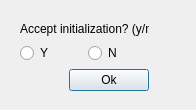
<?xml version="1.0" encoding="UTF-8"?>
<ui version="4.0">
 <class>Dialog</class>
 <widget class="QDialog" name="Dialog">
  <property name="geometry">
   <rect>
    <x>0</x>
    <y>0</y>
    <width>196</width>
    <height>110</height>
   </rect>
  </property>
  <property name="windowTitle">
   <string>Dialog</string>
  </property>
  <widget class="QWidget" name="">
   <property name="geometry">
    <rect>
     <x>20</x>
     <y>20</y>
     <width>129</width>
     <height>71</height>
    </rect>
   </property>
   <layout class="QVBoxLayout" name="verticalLayout">
    <item>
     <widget class="QLabel" name="description">
      <property name="text">
       <string>Accept initialization? (y/n):</string>
      </property>
      <property name="textFormat">
       <enum>Qt::AutoText</enum>
      </property>
     </widget>
    </item>
    <item>
     <layout class="QHBoxLayout" name="horizontalLayout">
      <item>
       <widget class="QRadioButton" name="YRadioButton">
        <property name="text">
         <string>Y</string>
        </property>
       </widget>
      </item>
      <item>
       <widget class="QRadioButton" name="NRadioButton">
        <property name="text">
         <string>N</string>
        </property>
       </widget>
      </item>
     </layout>
    </item>
    <item>
     <layout class="QHBoxLayout" name="horizontalLayout_2">
      <item>
       <spacer name="horizontalSpacer">
        <property name="orientation">
         <enum>Qt::Horizontal</enum>
        </property>
        <property name="sizeHint" stdset="0">
         <size>
          <width>40</width>
          <height>20</height>
         </size>
        </property>
       </spacer>
      </item>
      <item>
       <widget class="QPushButton" name="YNDialog">
        <property name="text">
         <string>Ok</string>
        </property>
       </widget>
      </item>
     </layout>
    </item>
   </layout>
  </widget>
 </widget>
 <resources/>
 <connections>
  <connection>
   <sender>YNDialog</sender>
   <signal>clicked()</signal>
   <receiver>Dialog</receiver>
   <slot>accept()</slot>
   <hints>
    <hint type="sourcelabel">
     <x>140</x>
     <y>75</y>
    </hint>
    <hint type="destinationlabel">
     <x>210</x>
     <y>46</y>
    </hint>
   </hints>
  </connection>
 </connections>
</ui>
